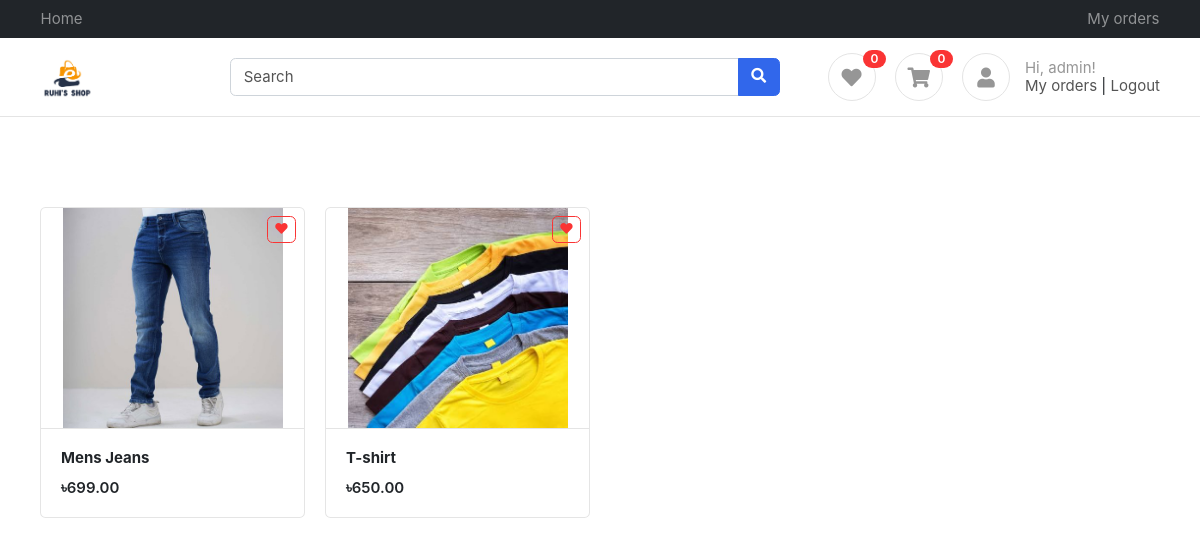
Screenshot of / (signed in) with the database file from the repository.
### products/models.py (models this page shows, shortened)
class Product(BaseModel):
    product_name = models.CharField(max_length=255)
    slug = models.SlugField(unique=True, null=True, blank=True)
    category = models.ForeignKey(Category, on_delete=models.CASCADE, related_name="products")
    price = models.IntegerField()
    product_description = models.TextField()
    color_variation = models.ManyToManyField(ColorVariation, blank=True)
    size_variation = models.ManyToManyField(SizeVariation, blank=True)

class ProductImage(BaseModel):
    product = models.ForeignKey(Product, on_delete=models.CASCADE, related_name="product_images")
    image = models.ImageField(upload_to="product")

### home/views.py (the view)
# urls.py: path('' , index , name="index" ),
def index(request):
    query = request.GET.get('q', '').strip()
    products = Product.objects.all()
    if query:
        products = products.filter(product_name__icontains=query)
    context = {'products': products, 'query': query}
    return render(request, 'home/index.html', context)

### cart/cart.py (called while the page is built)
    def __len__(self):
        return sum(item['quantity'] for item in self.cart.values())

### cart/context_processors.py (called while the page is built)
def cart(request):
    return {'cart': Cart(request)}

def wishlist(request):
    return {'wishlist': Wishlist(request)}

### cart/wishlist.py (called while the page is built)
    @property
    def slugs(self):
        return self.wishlist

    def __len__(self):
        return len(self.wishlist)

### templates/home/index.html (shortened to what this page needs)
{% extends "base/base.html" %}
{% block start %}
<div class="container mt-5 pt-5">
		{% if not products %}
		<div class="text-center py-5">
			<h5>No products found</h5>
			<a href="{% url 'index' %}" class="btn btn-primary mt-2">View all products</a>
		</div>
		{% else %}
		<div class="row">
			{% for product in products %}
			<div class="col-md-3">
				<figure class="card card-product-grid">
					<a href="{% url 'wishlist_toggle' product.slug %}" class="btn btn-outline-danger btn-sm" style="position:absolute; top:8px; right:8px; z-index:2;">
						<i class="fa fa-heart {% if product.slug in wishlist.slugs %}text-danger{% endif %}"></i>
					</a>
					<div class="img-wrap"> <img src="/media/{{ product.product_images.first.image }}"> </div>
					<figcaption class="info-wrap border-top">
						<a href="{% url 'get_product' product.slug%}" class="title">
							<b>{{ product.product_name }}</b></a>
						<div class="price mt-2"> <b>৳</b>{{ product.price }}.00</div>
					</figcaption>
				</figure>
			</div>
			{% endfor %}
		</div>
		{% endif %}
		</div>
{% endblock %}

### templates/base/base.html (shortened to what this page needs)
<!DOCTYPE HTML>
<html lang="en">
<head>
<link href="/media/css/bootstrap.css" rel="stylesheet" type="text/css"/>
<link href="/media/fonts/fontawesome/css/all.min.css" type="text/css" rel="stylesheet">
<link href="/media/css/ui.css" rel="stylesheet" type="text/css"/>
<link href="/media/css/responsive.css" rel="stylesheet" />
</head>
<body>
	<header class="section-header">
		<nav class="navbar navbar-dark navbar-expand p-0 bg-dark">
		<div class="container">
			<ul class="navbar-nav d-none d-md-flex mr-auto">
				<li class="nav-item"><a class="nav-link" href="{% url 'index' %}">Home</a></li>
			</ul>
			<ul class="navbar-nav">
				{% if request.user.is_authenticated %}
				<li class="nav-item"><a class="nav-link" href="{% url 'order_list' %}">My orders</a></li>
				{% endif %}
			</ul>
		  </div>
		</nav>
		<section class="header-main border-bottom">
			<div class="container">
		<div class="row align-items-center">
			<div class="col-lg-2 col-4">
				<div class="brand-wrap">
					<a href="{% url 'index' %}"><img class="logo" src="/media/images/logo.png"></a>
				</div>
			</div>
			<div class="col-lg-6 col-sm-12">
				<form action="{% url 'index' %}" method="get" class="search">
					<div class="input-group w-100">
						<input type="text" name="q" value="{{ request.GET.q }}" class="form-control" placeholder="Search">
						<div class="input-group-append">
						  <button class="btn btn-primary" type="submit">
							<i class="fa fa-search"></i>
						  </button>
						</div>
					</div>
				</form>
			</div>
			<div class="col-lg-4 col-sm-6 col-8">
				<div class="widgets-wrap float-md-right">
					<div class="widget-header  mr-3">
						<a href="{% url 'wishlist_detail' %}" class="icon icon-sm rounded-circle border"><i class="fa fa-heart"></i></a>
						<span class="badge badge-pill badge-danger notify">{{ wishlist|length }}</span>
					</div>
					<div class="widget-header  mr-3">
						<a href="{% url 'cart_detail' %}" class="icon icon-sm rounded-circle border"><i class="fa fa-shopping-cart"></i></a>
						<span class="badge badge-pill badge-danger notify">{{ cart|length }}</span>
					</div>
					<div class="widget-header icontext">
						<a href="#" class="icon icon-sm rounded-circle border"><i class="fa fa-user"></i></a>
						<div class="text">
							{% if request.user.is_authenticated %}
							<span class="text-muted">Hi, {{ request.user.first_name|default:request.user.username }}!</span>
							<div>
								<a href="{% url 'order_list' %}">My orders</a> |
								<a href="{% url 'logout' %}">Logout</a>
							</div>
							{% else %}
							<span class="text-muted">Welcome!</span>
							<div>
								<a href="{% url 'login' %}">Sign in</a> |
								<a href="{% url 'register' %}"> Register</a>
							</div>
							{% endif %}
						</div>
					</div>
				</div>
			</div>
		</div>
			</div>
		</section>
		</header>
{% block start %}
{% endblock %}
</body>
</html>

### public/static/css/ui.css (style rules this page uses)
html { font-family: 'Inter', sans-serif; font-size: 15px; }
.img-wrap { text-align: center; display: block; }
.img-wrap img { max-width: 100%; }
.icon-xs, .icon-sm, .icon-md, .icon-lg { display: inline-block; text-align: center; flex-shrink: 0; flex-grow: 0; }
.icon-sm { width: 48px; height: 48px; line-height: 48px; font-size: 20px; }
figure { margin-bottom: 0; }
.card .title { color: #212529; }
.header-main { position: relative; padding-top: 1rem; padding-bottom: 1rem; }
.brand-wrap .logo, .navbar-brand .logo { margin-right: 7px; max-height: 42px; display: inline-block; }
.widget-header { display: inline-block; vertical-align: middle; position: relative; }
.widget-header a { color: #545454; }
.widget-header i { color: #969696; }
.widget-header .notify { position: absolute; top: -3px; right: -10px; }
[class*='card-product'] a.title { color: #212529; display: block; }
[class*='card-product'] .img-wrap { overflow: hidden; position: relative; }
[class*='card-product'] .img-wrap img { height: 100%; max-width: 100%; width: auto; display: inline-block; object-fit: cover; }
.card-product-grid { margin-bottom: 20px; }
.card-product-grid .img-wrap { border-radius: 0.2rem 0.2rem 0 0; height: 220px; }
.card-product-grid .info-wrap { overflow: hidden; padding: 18px 20px; }
.card .img-wrap { overflow: hidden; }
.icontext { display: inline-flex; align-items: center; vertical-align: middle; }
.icontext .text { width: 100%; line-height: 1.2; color: #212529; }
.icontext .icon { position: relative; margin-right: 15px; flex-shrink: 0; flex-grow: 0; }
.notify { position: absolute; top: -4px; right: -10px; display: inline-block; padding: .25em .6em; font-size: 12px; line-height: 1; text-align: center; border-radius: 3rem; color: #fff; background-color: #fa3434; }
.price { font-weight: 600; color: #212529; }

### rows the page displays
Product: product_images.first.image (picture), product_name "Mens Jeans", price "699"
Product: product_images.first.image (picture), product_name "T-shirt", price "650"

### other values shown
{{ wishlist|length }} "0"
{{ cart|length }} "0"
{{ request.user.first_name|default:request.user.username }} "admin"
